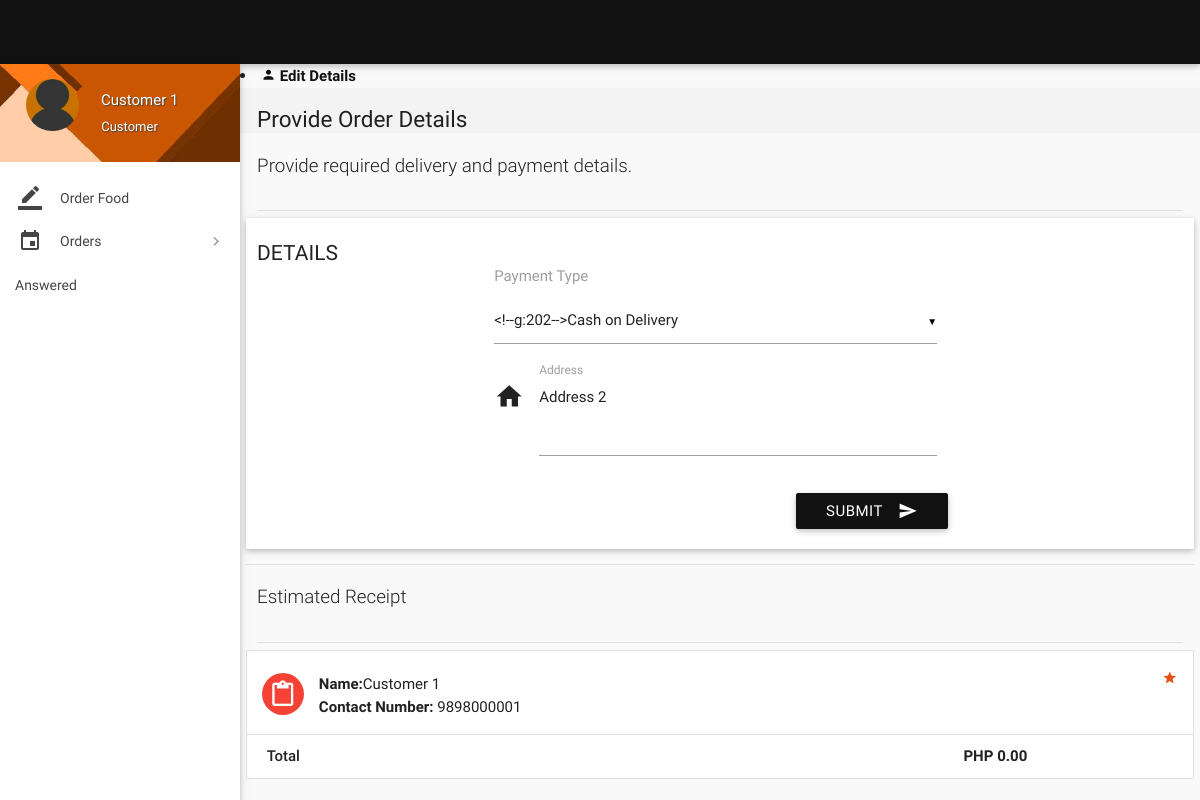
The page /account/place-order.php (signed in) on the database its author committed.
### tables this page shows
CREATE TABLE `users` (
  `id` int(11) NOT NULL,
  `role` varchar(15) NOT NULL DEFAULT 'Customer',
  `name` varchar(15) NOT NULL,
  `username` varchar(10) NOT NULL,
  `password` varchar(16) NOT NULL,
  `email` varchar(35) NULL,
  `address` varchar(300) NULL,
  `contact` bigint(11) NOT NULL,
  `verified` tinyint(1) NOT NULL DEFAULT '0',
  `deleted` tinyint(4) NOT NULL DEFAULT '0',
  `date` timestamp NOT NULL DEFAULT CURRENT_TIMESTAMP
);

### account/includes/wallet.php (called while the page is built, shortened)
<?php
$role = isset($_SESSION['role']) ? $_SESSION['role'] : '';
if (isset($_SESSION['user_id'])) {
    $user_id = (int) $_SESSION['user_id'];
}
?>

### account/place-order.php (the view, shortened to what this page needs)
<?php
include 'includes/wallet.php';
$total = 0;
	if($_SESSION['customer_sid']==session_id())
	{
$result = mysqli_query($con, "SELECT * FROM users where id = $user_id");
while($row = mysqli_fetch_array($result)){
$name = $row['name'];
$address = $row['address'];
$contact = $row['contact'];
}
		?>
<!DOCTYPE html>
<html lang="en">
<head>
  <link href="css/materialize.min.css" type="text/css" rel="stylesheet" media="screen,projection">
  <link href="css/style.min.css" type="text/css" rel="stylesheet" media="screen,projection">
  <link href="css/custom/custom.min.css" type="text/css" rel="stylesheet" media="screen,projection">
  <link href="js/plugins/perfect-scrollbar/perfect-scrollbar.css" type="text/css" rel="stylesheet" media="screen,projection">
</head>
<body>
  <header id="header" class="page-topbar">
        <div class="navbar-fixed">
            <nav class="navbar-color">
                <div class="nav-wrapper">
                </div>
            </nav>
        </div>
  </header>
  <div id="main">
    <div class="wrapper">
      <aside id="left-sidebar-nav">
        <ul id="slide-out" class="side-nav fixed leftside-navigation">
            <li class="user-details cyan darken-2">
            <div class="row">
                <div class="col col s4 m4 l4">
                    <img src="images/avatar.jpg" alt="" class="circle responsive-img valign profile-image">
                </div>
                <div class="col col s8 m8 l8">
                    <a class="btn-flat dropdown-button waves-effect waves-light white-text profile-btn" href="#" data-activates="profile-dropdown"><?php echo $name;?> <i class="mdi-navigation-arrow-drop-down right"></i></a>
                    <p class="user-roal"><?php echo $role;?></p>
                </div>
            </div>
            </li>
            <li class="bold"><a href="index.php" class="waves-effect waves-cyan"><i class="mdi-editor-border-color"></i> Order Food</a>
            </li>
                <li class="no-padding">
                    <ul class="collapsible collapsible-accordion">
                        <li class="bold"><a class="collapsible-header waves-effect waves-cyan"><i class="mdi-editor-insert-invitation"></i> Orders</a>
                        </li>
                    </ul>
                </li>
								<?php
									$sql = mysqli_query($con, "SELECT DISTINCT status FROM tickets WHERE poster_id = $user_id AND not deleted;");
									while($row = mysqli_fetch_array($sql)){
                                    echo '<li><a href="tickets.php?status='.$row['status'].'">'.$row['status'].'</a>
                                    </li>';
									}
									?>
                                </ul>
                            </div>
            <li class="bold"><a href="details.php" class="waves-effect waves-cyan"><i class="mdi-social-person"></i> Edit Details</a>
            </li>
      <section id="content">
        <div id="breadcrumbs-wrapper">
          <div class="container">
            <div class="row">
              <div class="col s12 m12 l12">
                <h5 class="breadcrumbs-title">Provide Order Details</h5>
              </div>
            </div>
          </div>
        </div>
				<div class="container">
          <p class="caption">Provide required delivery and payment details.</p>
          <div class="divider"></div>
            <div class="row">
              <div class="col s12 m4 l3">
                <h4 class="header">Details</h4>
              </div>
<div>
                <div class="card-panel">
                  <div class="row">
                    <form class="formValidate col s12 m12 l6" id="formValidate" method="post" action="confirm-order.php" novalidate="novalidate">
                      <div class="row">
                        <div class="input-field col s12">
							<label for="payment_type">Payment Type</label><br><br>
                        </div>
                      </div>
                      <div class="row">
                        <div class="input-field col s12">
                          <i class="mdi-action-home prefix"></i>
							<textarea name="address" id="address" class="materialize-textarea validate" data-error=".errorTxt1"><?php echo $address;?></textarea>
							<label for="address" class="">Address</label>
                        </div>
                      </div>
                      <div class="row">
                        <div class="row">
                          <div class="input-field col s12">
                            <button class="btn cyan waves-effect waves-light right" type="submit" name="action">Submit
                              <i class="mdi-content-send right"></i>
                            </button>
                          </div>
                        </div>
                      </div>
                    </form>
                  </div>
                </div>
              </div>
            <div class="divider"></div>
          </div>
      </div>
        <div class="container">
          <p class="caption">Estimated Receipt</p>
          <div class="divider"></div>
<div id="work-collections" class="seaction">
<div class="row">
<div>
<ul id="issues-collection" class="collection">
<?php
    echo '<li class="collection-item avatar">
        <i class="mdi-content-content-paste red circle"></i>
        <p><strong>Name:</strong>'.$name.'</p>
		<p><strong>Contact Number:</strong> '.$contact.'</p>
        <a href="#" class="secondary-content"><i class="mdi-action-grade"></i></a>';
    echo '<li class="collection-item">
        <div class="row">
            <div class="col s7">
                <p class="collections-title"> Total</p>
            </div>
            <div class="col s2">
                <span>&nbsp;</span>
            </div>
            <div class="col s3">
                <span><strong>PHP '.number_format($total, 2).'</strong></span>
            </div>
        </div>
    </li>';
?>
</ul>
                </div>
				</div>
                </div>
              </div>
            </div>
</body>
</html>
<?php
	}
?>

### account/place-order.php (style rules this page uses)
.input-field label.active { width:100%; }

### rows shown on the page
users: name "Customer 1", address "Address 2", contact "9898000001"

### other values the page prints
$role "Customer"
$row['status'] "Answered"
$total "0.00"
